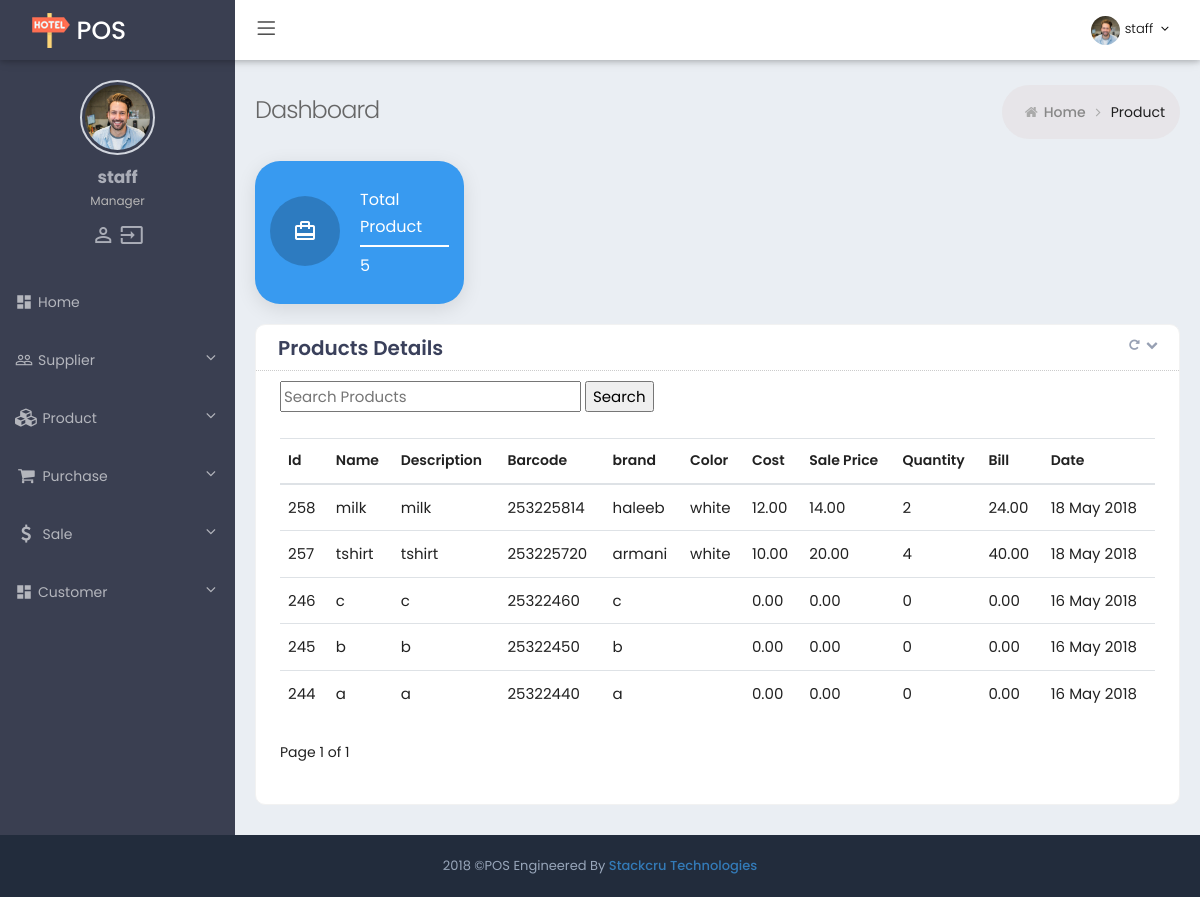
Page /cadmin/product/ (signed in) on the committed database.
### blog/models.py (models this page shows, shortened)
class Product(models.Model):
    purchase = models.ForeignKey(Purchase, on_delete = models.CASCADE, blank=True, null=True)
    name = models.CharField(max_length=200)
    description = models.CharField(max_length=5000, blank=True)
    fix_value = models.CharField(max_length=200, default= '2532')
    barcode = models.CharField(max_length=200)
    brand = models.CharField(max_length=200)
    colour = models.CharField(max_length=200, blank=True)
    cost = models.DecimalField(max_length=200, max_digits=15, decimal_places=2, default = 0)
    salePrice = models.DecimalField(max_length=200, max_digits=15, decimal_places=2, default = 0)
    quantity = models.IntegerField(default = 0)
    bill = models.DecimalField(max_length=200, max_digits=15, decimal_places=2, default = 0.0)
    created_at = models.DateTimeField(auto_now_add =True)
    updated_at = models.DateTimeField(auto_now =True)
    def barcode_generated(self, *args, **kwargs):
        self.barcode = self.fix_value+str(self.id)+str(int(self.salePrice))
        super(Product, self).save(*args, **kwargs)
        return self.barcode

### cadmin/views.py (the view)
@login_required
def product_list(request):
    if request.user.is_superuser:
        products = Product.objects.order_by("-id").all()
        purchases = Purchase.objects.order_by("-id").all()
        query = request.GET.get("q")
        if query:
            products = products.filter(
                Q(id__icontains=query) |
                Q(barcode__icontains=query)
                ).distinct()
    else:
        products = Product.objects.filter(author__user__username=request.user.username).order_by("-id")
        purchases = Purchase.objects.filter(author__user__username=request.user.username).order_by("-id")
    products = helpers.pg_records(request, products, 5)
    purchases = helpers.pg_records(request, purchases, 5)
    return render(request, 'cadmin/product_list.html', {'products': products, 'purchases': purchases})

### cadmin/templates/cadmin/product_list.html (shortened to what this page needs)
{% extends "cadmin/base_admin.html" %}
{% block main %}
    <div class="main">
    <div class="page-wrapper">
        {% include "cadmin/header.html" %}
        <div class="page-container">
             {% include "cadmin/sidebar.html" %}
            <div class="page-content-wrapper">
                <div class="page-content">
                    <div class="page-bar">
                        <div class="page-title-breadcrumb">
                            <div class=" pull-left">
                                <div class="page-title">Dashboard</div>
                            </div>
                            <ol class="breadcrumb page-breadcrumb pull-right">
                                <li><i class="fa fa-home"></i>&nbsp;<a class="parent-item" href="{% url 'index' %}">Home</a>&nbsp;<i class="fa fa-angle-right"></i>
                                </li>
                                <li class="active">Product</li>
                            </ol>
                        </div>
                    </div>
                    <div class="state-overview">
                        <div class="row">
                            <div class="col-xl-3 col-md-6 col-12">
                              <div class="info-box bg-blue">
                                <span class="info-box-icon push-bottom"><i class="material-icons">card_travel</i></span>
                                <div class="info-box-content">
                                  <span class="info-box-text">Total</span>
                                  <span class="info-box-text">Product</span>
                                  <div class="progress">
                                    <div class="progress-bar width-100"></div>
                                  </div>
                                  <span class="progress-description">
                                        {{ products.paginator.count }}
                                      </span>
                                </div>
                              </div>
                            </div>
                        </div>
                             </div>
                    <div class="row">
                        <div class="col-md-12 col-sm-12">
                            <div class="card  card-box">
                                <div class="card-head">
                                    <header>Products Details</header>
                                    <div class="tools">
                                        <a class="fa fa-repeat btn-color box-refresh" href="javascript:;"></a>
                                        <a class="t-collapse btn-color fa fa-chevron-down" href="javascript:;"></a>
                                    </div>
                                </div>
                                <div class="card-body ">
                                    <form method='GET' action = ''>
                                        <input type='text' name='q' placeholder='Search Products' value='{{request.GET.q}}' />
                                        <input type="submit" value="Search"/>
                                    </form><br>
                                  <div class="table-wrap">
                                        <div class="table-responsive">
                                                    {% for product in products %}
                                                        {% if forloop.first     %}
                                                            <table   class="table display product-overview mb-30" id="support_table5">
                                                                <thead >
                                                                	<th>Id</th>
                                                                    <th>Name</th>
                                                                    <th>Description</th>
                                                                    <th>Barcode</th>
                                                                    <th>brand</th>
                                                                    <th>Color</th>
                                                                    <th>Cost</th>
                                                                    <th>Sale Price</th>
                                                                    <th>Quantity</th>
                                                                    <th>Bill</th>
                                                                    <th>Date</th>
                                                            </thead>
                                                        {% endif %}
                                                        <tr>
                                                            <td title="{{ product.id }}">{{ product.id}}</td>
                                                            <td class="product-name" title="{{ product.name }}">{{   product.name|truncatechars:50 }}</td>
                                                            <td title="{{ product.description }}">{{ product.description}}</td>
                                                            <td title="{{ product.barcode }}">{{ product.barcode_generated }}</td>
                                                            <td title="{{ product.brand }}">{{ product.brand }}</td>
                                                            <td title="{{ product.colour }}">{{ product.colour }}</td>
                                                            <td title="{{ product.cost }}">{{ product.cost }}</td>
                                                            <td title="{{ product.salePrice }}">{{ product.salePrice }}</td>
                                                            <td title="{{ product.quantity }}">{{ product.quantity }}</td>
                                                            <td title="{{ product.bill }}"> {{ product.bill }} </td>
                     <td title="{{ product.created_at }}">{{ product.created_at|date:"d M Y" }}</td>
                                                        </tr>
                                                        {% if forloop.last %}
                                                            </table>
                                                        {% endif %}
                                                    {% empty %}
                                                        No Products
                                                    {% endfor %}
                                            </div>
                                            {% if products %}
                                                <div class="pagination">
                                                    <p>
                                                        <span>Page {{ products.number }} of {{ products.paginator.num_pages }}</span>
                                                    </p>
                                                </div>
                                            {% endif %}
                                        </div>
                                    </div>
                                </div>
                            </div>
                        </div>
                    </div>
             </div>
             </div>
        </div>
    </div>
{% endblock %}

### cadmin/templates/cadmin/header.html (shortened to what this page needs)
{% load static %}
<div class="page-header navbar navbar-fixed-top">
            <div class="page-header-inner ">
                <div class="page-logo">
                    <a href="{% url 'supplier_list' %}">
                    <img alt="" src="{% static 'assets/img/logo.png' %}">
                    <span class="logo-default" >POS</span> </a>
                </div>
                <ul class="nav navbar-nav navbar-left in">
                    <li><a href="#" class="menu-toggler sidebar-toggler"><i class="icon-menu"></i></a></li>
                </ul>
                <div class="top-menu">
                    <ul class="nav navbar-nav pull-right">
                        <li class="dropdown dropdown-user">
                            <a href="javascript:;" class="dropdown-toggle" data-toggle="dropdown" data-hover="dropdown" data-close-others="true">
                                <img alt="" class="img-circle " src="{% static 'assets/img/dp.jpg' %}" />
                                <span class="username username-hide-on-mobile"> {{ request.user.username }} </span>
                                <i class="fa fa-angle-down"></i>
                            </a>
                        </li>
                    </ul>
                </div>
            </div>
        </div>

### cadmin/templates/cadmin/sidebar.html (shortened to what this page needs)
{% load static %}
            <div class="sidebar-container">
                <div class="sidemenu-container navbar-collapse collapse fixed-menu">
                    <div id="remove-scroll">
                        <ul class="sidemenu page-header-fixed p-t-20" data-keep-expanded="false" data-auto-scroll="true" data-slide-speed="200">
                            <li class="sidebar-user-panel">
                                <div class="user-panel">
                                    <div class="row">
                                            <div class="sidebar-userpic">
                                                <img src="{% static 'assets/img/dp.jpg' %}" class="img-responsive" alt=""> </div>
                                        </div>
                                        <div class="profile-usertitle">
                                            <div class="sidebar-userpic-name"> {{ request.user.username }} </div>
                                            <div class="profile-usertitle-job"> Manager </div>
                                        </div>
                                        <div class="sidebar-userpic-btn">
                                            <span style="align-items: center;"><a class="tooltips" href="{% url 'password_change' %}" data-placement="top" data-original-title="Profile">
                                                <i class="material-icons">person_outline</i>
                                            </a>
                                            <a class="tooltips" href="{% url 'logout' %}" data-placement="top" data-original-title="Logout">
                                                <i class="material-icons">input</i>
                                            </a>
                                        </span>
                                        </div>
                                </div>
                            </li>
                            <li class="nav-item ">
                                <a href="{% url 'index' %}" class="nav-link nav-toggle"> <i class="material-icons">dashboard</i>
                                    <span class="title">Home</span>
                                </a>
                            </li>
                            <li class="nav-item start ">
                                <a href="#" class="nav-link nav-toggle">
                                    <i class="material-icons">people_outline</i>
                                    <span class="title">Supplier</span>
                                </a>
                            </li>
                             <li class="nav-item start ">
                                <a href="#" class="nav-link nav-toggle">
                                    <i class="fa fa-cubes"></i>
                                    <span class="title">Product</span>
                                </a>
                            </li>
                            <li class="nav-item start ">
                                <a href="#" class="nav-link nav-toggle">
                                    <i class="fa fa-shopping-cart"></i>
                                    <span class="title">Purchase</span>
                                </a>
                            </li>
                            <li class="nav-item start ">
                                <a href="#" class="nav-link nav-toggle">
                                    <i class="fa fa-dollar (alias)"></i>
                                    <span class="title">Sale</span>
                                </a>
                            </li>
                            <li class="nav-item">
                                <a href="#" class="nav-link nav-toggle">
                                    <i class="material-icons">dashboard</i>
                                    <span class="title">Customer</span>
                                </a>
                            </li>
                    </div>
                </div>
            </div>

### rows in the picture
Product: shows "Id", id "258", name "milk", description "milk", barcode_generated "253225814", brand "haleeb", colour "white", cost "12.00", salePrice "14.00", quantity "2", bill "24.00", created_at "18 May 2018"
Product: id "257", name "tshirt", description "tshirt", barcode_generated "253225720", brand "armani", colour "white", cost "10.00", salePrice "20.00", quantity "4", bill "40.00", created_at "18 May 2018"
Product: id "246", name "c", description "c", barcode_generated "25322460", brand "c", cost "0.00", salePrice "0.00", quantity "0", bill "0.00", created_at "16 May 2018"
Product: id "245", name "b", description "b", barcode_generated "25322450", brand "b", cost "0.00", salePrice "0.00", quantity "0", bill "0.00", created_at "16 May 2018"
Product: id "244", name "a", description "a", barcode_generated "25322440", brand "a", cost "0.00", salePrice "0.00", quantity "0", bill "0.00", created_at "16 May 2018"

### other values in the picture
{{ request.user.username }} "staff"
{{ products.paginator.count }} "5"
{{ products.number }} "1"
{{ products.paginator.num_pages }} "1"
